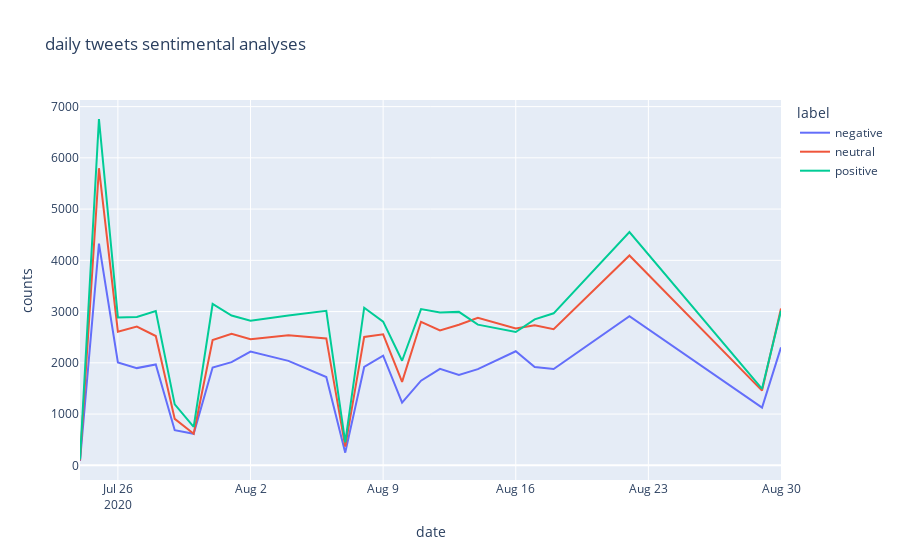

The notebook cell this image was saved under:
### Code cell
px.line(data_agg, x='date', y='counts',color='label', title='daily tweets sentimental analyses')

### Figure 1 — Plotly figure (JSON) as saved in the notebook; plotly's stock layout.template omitted (floating-point values rounded to 4 significant figures)
{"data": [{"hovertemplate": "label=negative<br>date=%{x}<br>counts=%{y}<extra></extra>", "legendgroup": "negative", "line": {"color": "#636efa", "dash": "solid"}, "mode": "lines", "name": "negative", "orientation": "v", "showlegend": true, "type": "scatter", "x": ["2020-07-24", "2020-07-25", "2020-07-26", "2020-07-27", "2020-07-28", "2020-07-29", "2020-07-30", "2020-07-31", "2020-08-01", "2020-08-02", "2020-08-04", "2020-08-06", "2020-08-07", "2020-08-08", "2020-08-09", "2020-08-10", "2020-08-11", "2020-08-12", "2020-08-13", "2020-08-14", "2020-08-16", "2020-08-17", "2020-08-18", "2020-08-22", "2020-08-29", "2020-08-30"], "xaxis": "x", "y": [84, 4325, 2006, 1897, 1968, 685, 615, 1907, 2013, 2218, 2038, 1722, 247, 1920, 2140, 1223, 1652, 1883, 1763, 1876, 2226, 1918, 1878, 2909, 1126, 2301], "yaxis": "y"}, {"hovertemplate": "label=neutral<br>date=%{x}<br>counts=%{y}<extra></extra>", "legendgroup": "neutral", "line": {"color": "#EF553B", "dash": "solid"}, "mode": "lines", "name": "neutral", "orientation": "v", "showlegend": true, "type": "scatter", "x": ["2020-07-24", "2020-07-25", "2020-07-26", "2020-07-27", "2020-07-28", "2020-07-29", "2020-07-30", "2020-07-31", "2020-08-01", "2020-08-02", "2020-08-04", "2020-08-06", "2020-08-07", "2020-08-08", "2020-08-09", "2020-08-10", "2020-08-11", "2020-08-12", "2020-08-13", "2020-08-14", "2020-08-16", "2020-08-17", "2020-08-18", "2020-08-22", "2020-08-29", "2020-08-30"], "xaxis": "x", "y": [96, 5798, 2608, 2708, 2523, 906, 615, 2445, 2565, 2459, 2539, 2476, 365, 2505, 2557, 1628, 2800, 2633, 2743, 2879, 2672, 2733, 2656, 4095, 1458, 3058], "yaxis": "y"}, {"hovertemplate": "label=positive<br>date=%{x}<br>counts=%{y}<extra></extra>", "legendgroup": "positive", "line": {"color": "#00cc96", "dash": "solid"}, "mode": "lines", "name": "positive", "orientation": "v", "showlegend": true, "type": "scatter", "x": ["2020-07-24", "2020-07-25", "2020-07-26", "2020-07-27", "2020-07-28", "2020-07-29", "2020-07-30", "2020-07-31", "2020-08-01", "2020-08-02", "2020-08-04", "2020-08-06", "2020-08-07", "2020-08-08", "2020-08-09", "2020-08-10", "2020-08-11", "2020-08-12", "2020-08-13", "2020-08-14", "2020-08-16", "2020-08-17", "2020-08-18", "2020-08-22", "2020-08-29", "2020-08-30"], "xaxis": "x", "y": [115, 6758, 2886, 2895, 3009, 1189, 750, 3148, 2922, 2823, 2923, 3016, 448, 3075, 2803, 2040, 3048, 2984, 2994, 2745, 2602, 2849, 2966, 4551, 1493, 3016], "yaxis": "y"}], "layout": {"legend": {"title": {"text": "label"}, "tracegroupgap": 0}, "title": {"text": "daily tweets sentimental analyses"}, "xaxis": {"anchor": "y", "domain": [0, 1], "title": {"text": "date"}}, "yaxis": {"anchor": "x", "domain": [0, 1], "title": {"text": "counts"}}}}
